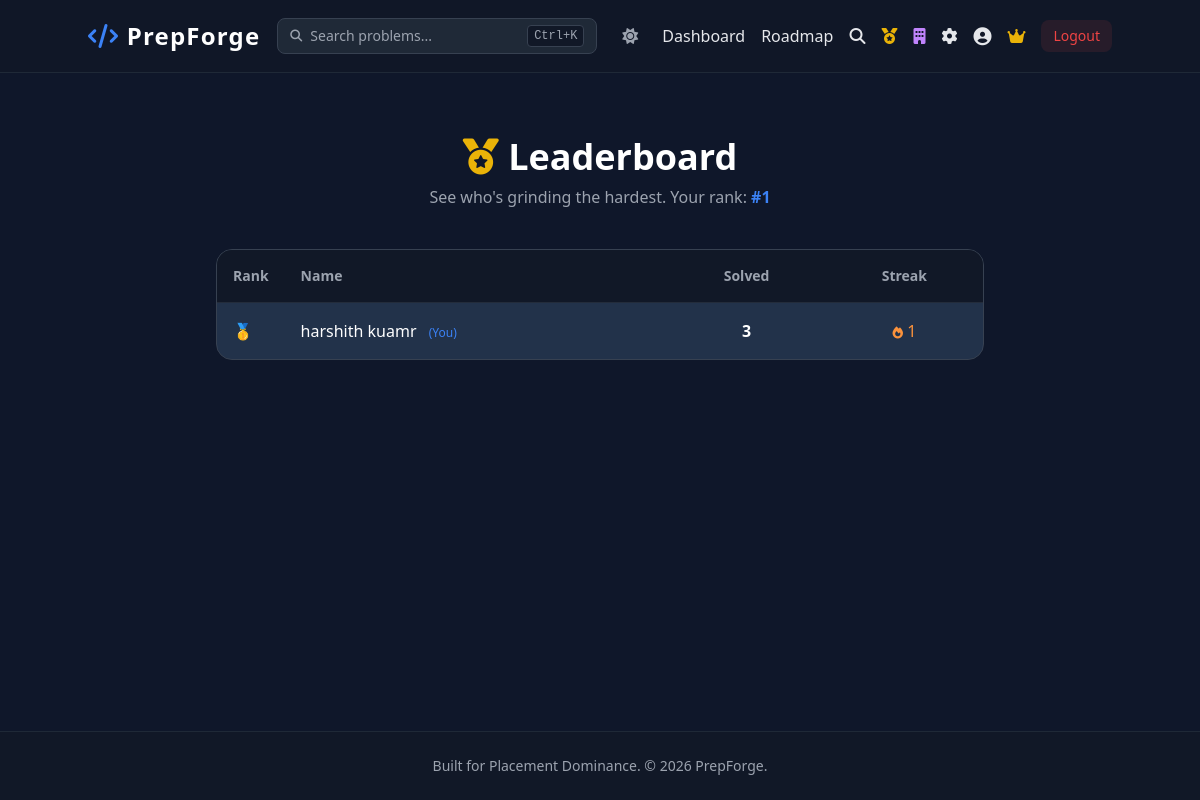
The page /leaderboard (signed in) on the database as committed earlier.
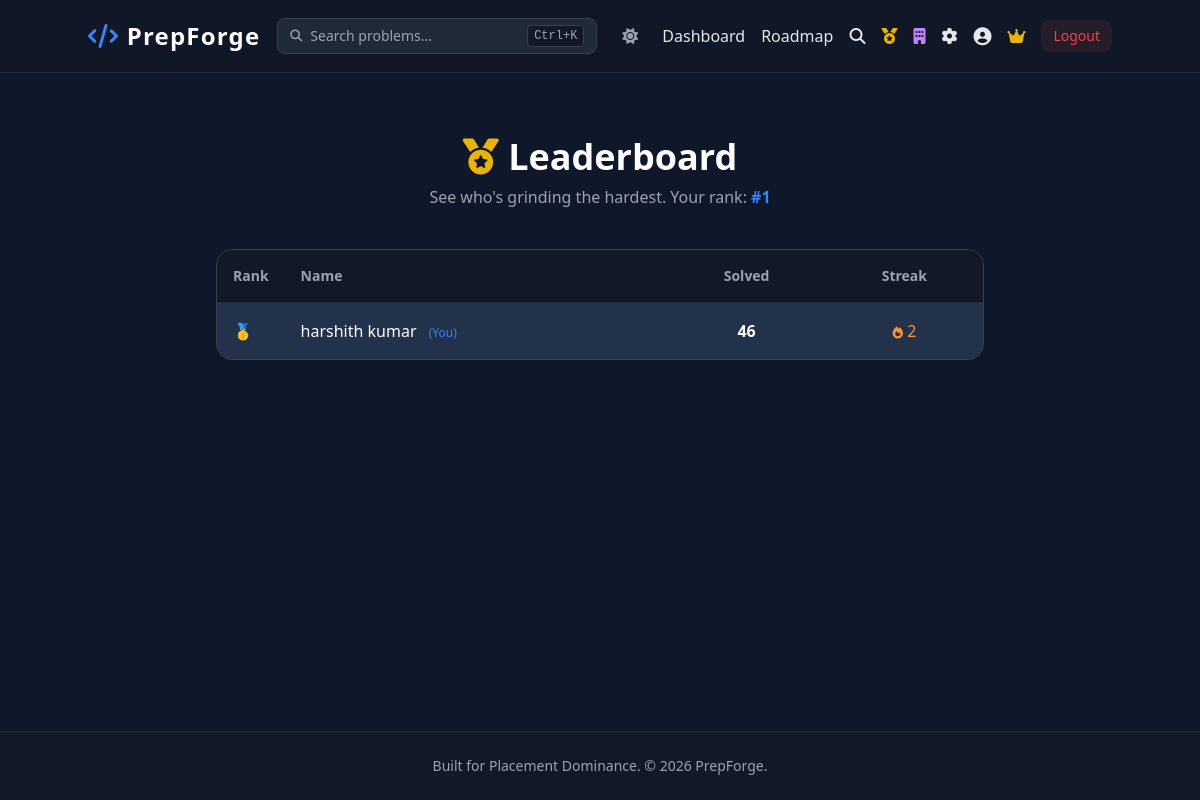
The same page on the database as committed later.
### tables this page shows
CREATE TABLE users (
                    id INTEGER PRIMARY KEY AUTOINCREMENT,
                    name TEXT NOT NULL,
                    email TEXT UNIQUE NOT NULL,
                    password TEXT NOT NULL,
                    is_admin BOOLEAN DEFAULT 0,
                    current_streak INTEGER DEFAULT 0,
                    last_active_date DATE
                 , daily_goal INTEGER DEFAULT 3);

### app.py (the view)
@app.route('/leaderboard')
@login_required
def leaderboard():
    conn = get_db()
    user_id = session['user_id']
    leaders = conn.execute('''
        SELECT u.id, u.name, u.current_streak,
               COUNT(up.problem_id) as solved,
               RANK() OVER (ORDER BY COUNT(up.problem_id) DESC, u.current_streak DESC) as rank
        FROM users u
        LEFT JOIN user_progress up ON u.id = up.user_id
        GROUP BY u.id
        ORDER BY solved DESC, u.current_streak DESC
        LIMIT 25
    ''').fetchall()
    my_rank = conn.execute('''
        SELECT rank FROM (
            SELECT u.id,
                   RANK() OVER (ORDER BY COUNT(up.problem_id) DESC, u.current_streak DESC) as rank
            FROM users u
            LEFT JOIN user_progress up ON u.id = up.user_id
            GROUP BY u.id
        ) WHERE id = ?
    ''', (user_id,)).fetchone()
    conn.close()
    return render_template('leaderboard.html', leaders=leaders, my_rank=my_rank['rank'] if my_rank else None)

### app.py (called while the page is built)
def get_db():
    conn = sqlite3.connect(DATABASE, timeout=15)
    conn.row_factory = sqlite3.Row
    return conn

@app.context_processor
def inject_globals():
    return {'current_year': datetime.now().year}

def login_required(f):
    @wraps(f)
    def decorated_function(*args, **kwargs):
        if 'user_id' not in session:
            flash('Please log in to access this page.', 'warning')
            return redirect(url_for('login'))
        return f(*args, **kwargs)
    return decorated_function

### templates/leaderboard.html (shortened to what this page needs)
{% extends 'base.html' %}
{% block content %}
<div class="max-w-3xl mx-auto mt-8">
    <div class="text-center mb-10">
        <h1 class="text-4xl font-bold text-white mb-2"><i class="fas fa-medal text-yellow-500"></i> Leaderboard</h1>
        <p class="text-gray-400">See who's grinding the hardest. Your rank: <span class="text-brand font-bold">#{{ my_rank or '—' }}</span></p>
    </div>
    <div class="bg-gray-800 rounded-2xl border border-gray-700 overflow-hidden">
        <table class="w-full text-left">
            <thead class="bg-gray-900 text-gray-400 text-sm">
                <tr>
                    <th class="p-4 w-16">Rank</th>
                    <th class="p-4">Name</th>
                    <th class="p-4 text-center">Solved</th>
                    <th class="p-4 text-center hidden sm:table-cell">Streak</th>
                </tr>
            </thead>
            <tbody>
                {% for leader in leaders %}
                <tr class="border-t border-gray-700/50 {% if leader.id == session.user_id %}bg-brand/10{% else %}hover:bg-gray-700/20{% endif %} transition">
                    <td class="p-4">
                        {% if leader.rank == 1 %}
                            <span class="text-yellow-400 font-bold">🥇</span>
                        {% elif leader.rank == 2 %}
                            <span class="text-gray-300 font-bold">🥈</span>
                        {% elif leader.rank == 3 %}
                            <span class="text-orange-400 font-bold">🥉</span>
                        {% else %}
                            <span class="text-gray-500 font-medium">#{{ leader.rank }}</span>
                        {% endif %}
                    </td>
                    <td class="p-4">
                        <span class="font-medium text-white">{{ leader.name }}</span>
                        {% if leader.id == session.user_id %}
                            <span class="text-xs text-brand ml-2">(You)</span>
                        {% endif %}
                    </td>
                    <td class="p-4 text-center font-bold text-white">{{ leader.solved }}</td>
                    <td class="p-4 text-center hidden sm:table-cell">
                        {% if leader.current_streak > 0 %}
                            <span class="text-orange-400"><i class="fas fa-fire text-xs"></i> {{ leader.current_streak }}</span>
                        {% else %}
                            <span class="text-gray-600">—</span>
                        {% endif %}
                    </td>
                </tr>
                {% endfor %}
            </tbody>
        </table>
    </div>
</div>
{% endblock %}

Rows that differ between the two databases and show on the page:
changed users: name "harshith kuamr" → "harshith kumar"; solved "3" → "46"; current_streak "1" → "2"
